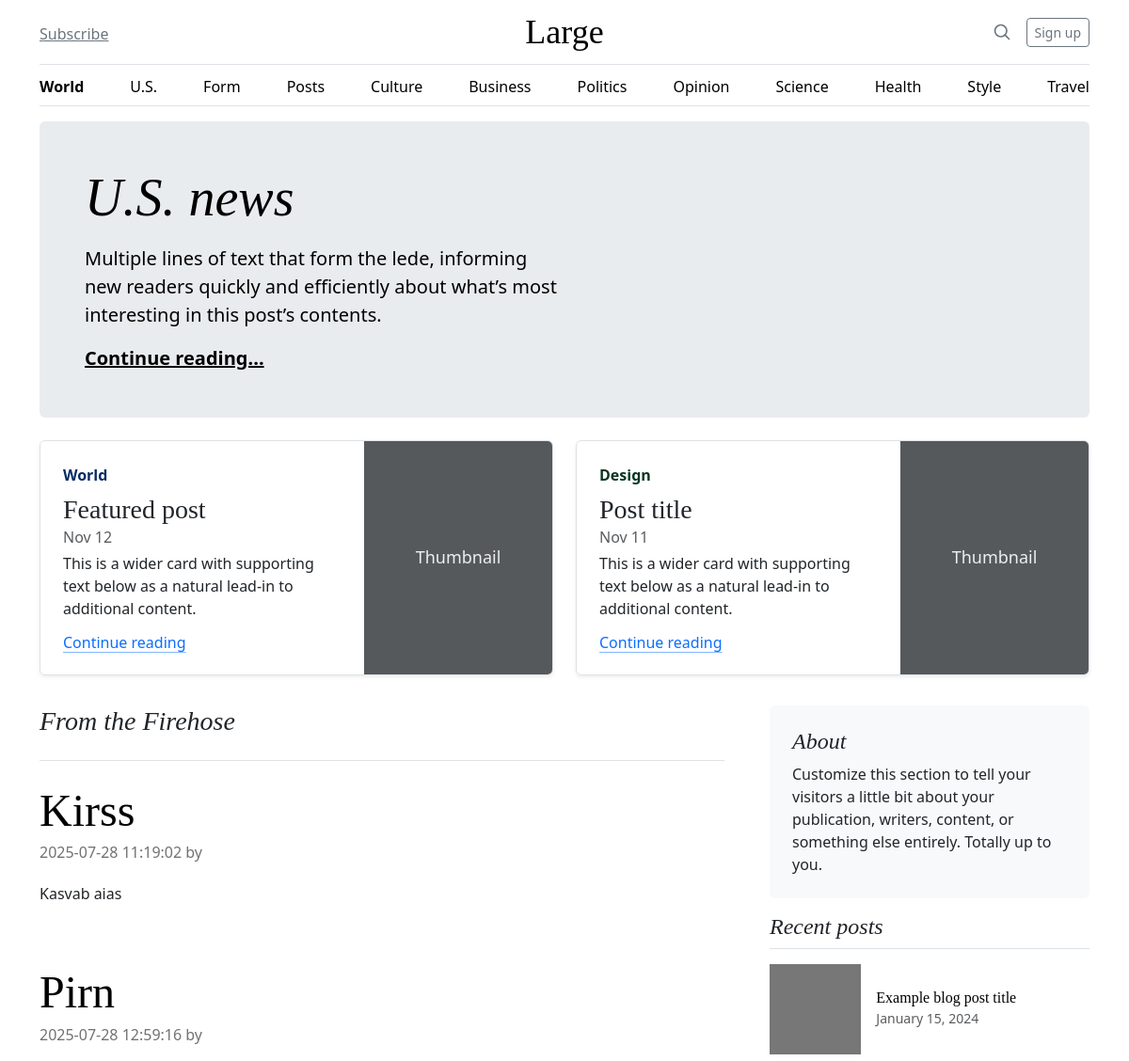
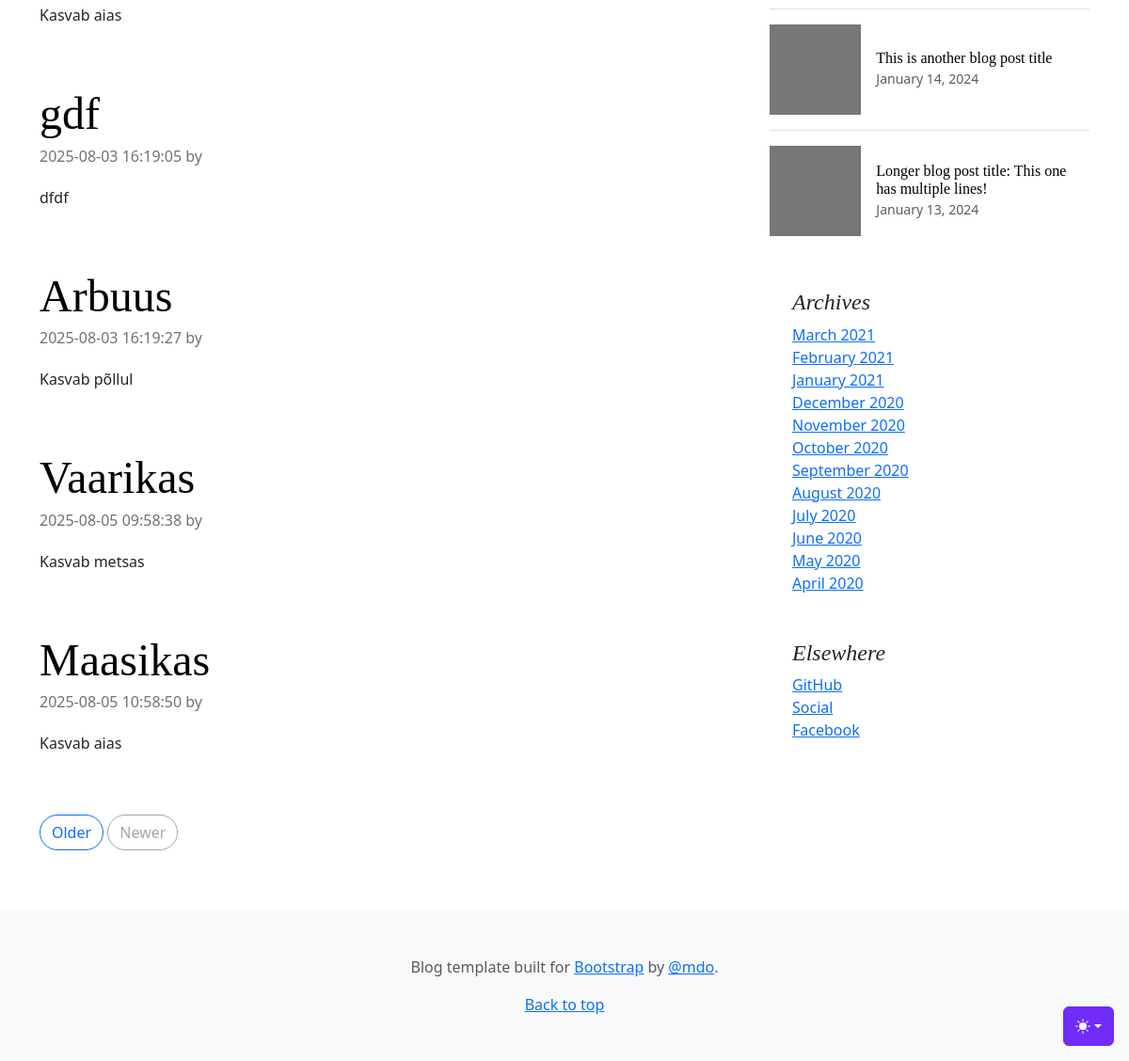
Page /us on the committed database (2 pictures, top to bottom).
### tables this page shows
CREATE TABLE posts
(
    id      integer
        constraint posts_pk
            primary key autoincrement,
    title   text not null,
    body    text not null,
    created datetime
);

### src/Controllers/PublicController.php (called while the page is built, shortened)
<?php
class PublicController {
    public function us() {
         $posts = Post::all();
    include __DIR__ . '/../../views/us.php';
    }
}

### src/DB.php (called while the page is built, shortened)
<?php
class DB {
    private $conn;
    public function __construct() {
        try {
        $this->conn = new PDO("sqlite:db.sqlite");
        $this->conn->setAttribute(PDO::ATTR_ERRMODE, PDO::ERRMODE_EXCEPTION);
        } catch(PDOException $e) {
        echo "Ühendus puudub: " . $e->getMessage();
        }
    }
    public function all($table, $class) {
        $stmt = $this->conn->prepare("SELECT * FROM $table");
        $stmt->execute();
        $stmt->setFetchMode(PDO::FETCH_CLASS, $class);
        return $stmt->fetchAll();
    }
}

### src/Models/Model.php (called while the page is built, shortened)
<?php
abstract class Model {
   protected static $table;
    public static function all() {
        $db = new \App\DB();
        return $db->all(static::$table, static::class);
    }
}

### src/Models/Post.php (called while the page is built, shortened)
<?php
class Post extends Model {
    public $created;
    public function createdDate() {
        return new DateTime($this->created);
    }
}

### views/partials/posts.php (the view)
<h3 class="pb-4 mb-4 fst-italic border-bottom">
    From the Firehose
</h3>
<?php foreach ($posts as $post): ?>
    <article class="blog-post">
        <h2 class="display-5 link-body-emphasis mb-1"><?= $post->title ?></h2>
        <p class="blog-post-meta"><?= $post->createdDate()->format('Y-m-d H:i:s') ?> by <a href="#"></a></p>
        <p><?= $post->body ?></p>
    </article>
<?php endforeach; ?>
<nav class="blog-pagination" aria-label="Pagination">
    <a class="btn btn-outline-primary rounded-pill" href="#">Older</a>
    <a class="btn btn-outline-secondary rounded-pill disabled" aria-disabled="true">Newer</a>
</nav>

### views/blog.css (style rules this page uses)
h1, h2, h3, h4, h5, h6 { font-family: "Playfair Display", Georgia, "Times New Roman", serif; }
.blog-pagination { margin-bottom: 4rem; }
.blog-post { margin-bottom: 4rem; }
.blog-post-meta { margin-bottom: 1.25rem; color: #727272; }

### rows in the picture
posts: title "Kirss", created "2025-07-28 11:19:02", body "Kasvab aias"
posts: title "Pirn", created "2025-07-28 12:59:16", body "Kasvab aias"
posts: title "gdf", created "2025-08-03 16:19:05", body "dfdf"
posts: title "Arbuus", created "2025-08-03 16:19:27", body "Kasvab põllul"
posts: title "Vaarikas", created "2025-08-05 09:58:38", body "Kasvab metsas"
posts: title "Maasikas", created "2025-08-05 10:58:50", body "Kasvab aias"

### other values in the picture
$heroTitle "U.S. news"
